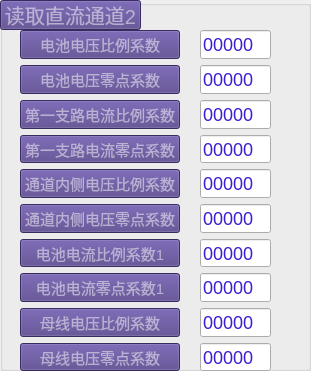
    <widget class="QGroupBox" name="groupBox_12">
     <property name="geometry">
      <rect>
       <x>320</x>
       <y>10</y>
       <width>311</width>
       <height>371</height>
      </rect>
     </property>
     <property name="styleSheet">
      <string notr="true"> color: rgba(255,255,255,0.5);
font-size: 20px;</string>
     </property>
     <property name="title">
      <string/>
     </property>
     <widget class="QPushButton" name="pushButton_96">
      <property name="geometry">
       <rect>
        <x>0</x>
        <y>0</y>
        <width>141</width>
        <height>30</height>
       </rect>
      </property>
      <property name="styleSheet">
       <string notr="true">    background: rgb(79, 60, 133);;
</string>
      </property>
      <property name="text">
       <string>读取直流通道2</string>
      </property>
     </widget>
     <widget class="QWidget" name="layoutWidget_9">
      <property name="geometry">
       <rect>
        <x>20</x>
        <y>30</y>
        <width>160</width>
        <height>341</height>
       </rect>
      </property>
      <layout class="QVBoxLayout" name="verticalLayout_17">
       <item>
        <widget class="QPushButton" name="pushButton_97">
         <property name="styleSheet">
          <string notr="true">    background: rgb(79, 60, 133);;
font-size: 15px;</string>
         </property>
         <property name="text">
          <string>电池电压比例系数</string>
         </property>
        </widget>
       </item>
       <item>
        <widget class="QPushButton" name="pushButton_98">
         <property name="styleSheet">
          <string notr="true">    background: rgb(79, 60, 133);;
font-size: 15px;</string>
         </property>
         <property name="text">
          <string>电池电压零点系数</string>
         </property>
        </widget>
       </item>
       <item>
        <widget class="QPushButton" name="pushButton_99">
         <property name="styleSheet">
          <string notr="true">    background: rgb(79, 60, 133);;
font-size: 15px;x;</string>
         </property>
         <property name="text">
          <string>第一支路电流比例系数</string>
         </property>
        </widget>
       </item>
       <item>
        <widget class="QPushButton" name="pushButton_100">
         <property name="styleSheet">
          <string notr="true">    background: rgb(79, 60, 133);;
font-size: 15px;</string>
         </property>
         <property name="text">
          <string>第一支路电流零点系数</string>
         </property>
        </widget>
       </item>
       <item>
        <widget class="QPushButton" name="pushButton_101">
         <property name="styleSheet">
          <string notr="true">    background: rgb(79, 60, 133);;
font-size: 15px;</string>
         </property>
         <property name="text">
          <string>通道内侧电压比例系数</string>
         </property>
        </widget>
       </item>
       <item>
        <widget class="QPushButton" name="pushButton_102">
         <property name="styleSheet">
          <string notr="true">    background: rgb(79, 60, 133);;
font-size: 15px;</string>
         </property>
         <property name="text">
          <string>通道内侧电压零点系数</string>
         </property>
        </widget>
       </item>
       <item>
        <widget class="QPushButton" name="pushButton_103">
         <property name="styleSheet">
          <string notr="true">    background: rgb(79, 60, 133);;
font-size: 15px;x;</string>
         </property>
         <property name="text">
          <string>电池电流比例系数1</string>
         </property>
        </widget>
       </item>
       <item>
        <widget class="QPushButton" name="pushButton_104">
         <property name="styleSheet">
          <string notr="true">    background: rgb(79, 60, 133);;
font-size: 15px;</string>
         </property>
         <property name="text">
          <string>电池电流零点系数1</string>
         </property>
        </widget>
       </item>
       <item>
        <widget class="QPushButton" name="pushButton_105">
         <property name="styleSheet">
          <string notr="true">    background: rgb(79, 60, 133);;
font-size: 15px;</string>
         </property>
         <property name="text">
          <string>母线电压比例系数</string>
         </property>
        </widget>
       </item>
       <item>
        <widget class="QPushButton" name="pushButton_106">
         <property name="styleSheet">
          <string notr="true">    background: rgb(79, 60, 133);;
font-size: 15px;x;</string>
         </property>
         <property name="text">
          <string>母线电压零点系数</string>
         </property>
        </widget>
       </item>
      </layout>
     </widget>
     <widget class="QWidget" name="layoutWidget_10">
      <property name="geometry">
       <rect>
        <x>200</x>
        <y>30</y>
        <width>71</width>
        <height>341</height>
       </rect>
      </property>
      <layout class="QVBoxLayout" name="verticalLayout_18">
       <item>
        <widget class="QLineEdit" name="lineEdit_82">
         <property name="styleSheet">
          <string notr="true">
color: rgb(59, 31, 212);
font-size: 18px;</string>
         </property>
         <property name="text">
          <string>00000</string>
         </property>
        </widget>
       </item>
       <item>
        <widget class="QLineEdit" name="lineEdit_83">
         <property name="styleSheet">
          <string notr="true">
color: rgb(59, 31, 212);
font-size: 18px;</string>
         </property>
         <property name="text">
          <string>00000</string>
         </property>
        </widget>
       </item>
       <item>
        <widget class="QLineEdit" name="lineEdit_84">
         <property name="styleSheet">
          <string notr="true">
color: rgb(59, 31, 212);
font-size: 18px;</string>
         </property>
         <property name="text">
          <string>00000</string>
         </property>
        </widget>
       </item>
       <item>
        <widget class="QLineEdit" name="lineEdit_85">
         <property name="styleSheet">
          <string notr="true">
color: rgb(59, 31, 212);
font-size: 18px;</string>
         </property>
         <property name="text">
          <string>00000</string>
         </property>
        </widget>
       </item>
       <item>
        <widget class="QLineEdit" name="lineEdit_86">
         <property name="styleSheet">
          <string notr="true">
color: rgb(59, 31, 212);
font-size: 18px;</string>
         </property>
         <property name="text">
          <string>00000</string>
         </property>
        </widget>
       </item>
       <item>
        <widget class="QLineEdit" name="lineEdit_87">
         <property name="styleSheet">
          <string notr="true">
color: rgb(59, 31, 212);
font-size: 18px;</string>
         </property>
         <property name="text">
          <string>00000</string>
         </property>
        </widget>
       </item>
       <item>
        <widget class="QLineEdit" name="lineEdit_88">
         <property name="styleSheet">
          <string notr="true">
color: rgb(59, 31, 212);
font-size: 18px;</string>
         </property>
         <property name="text">
          <string>00000</string>
         </property>
        </widget>
       </item>
       <item>
        <widget class="QLineEdit" name="lineEdit_89">
         <property name="styleSheet">
          <string notr="true">
color: rgb(59, 31, 212);
font-size: 18px;</string>
         </property>
         <property name="text">
          <string>00000</string>
         </property>
        </widget>
       </item>
       <item>
        <widget class="QLineEdit" name="lineEdit_90">
         <property name="styleSheet">
          <string notr="true">
color: rgb(59, 31, 212);
font-size: 18px;</string>
         </property>
         <property name="text">
          <string>00000</string>
         </property>
        </widget>
       </item>
       <item>
        <widget class="QLineEdit" name="lineEdit_91">
         <property name="styleSheet">
          <string notr="true">
color: rgb(59, 31, 212);
font-size: 18px;</string>
         </property>
         <property name="text">
          <string>00000</string>
         </property>
        </widget>
       </item>
      </layout>
     </widget>
     <widget class="QGroupBox" name="groupBox_13">
      <property name="geometry">
       <rect>
        <x>310</x>
        <y>160</y>
        <width>311</width>
        <height>371</height>
       </rect>
      </property>
      <property name="styleSheet">
       <string notr="true"> color: rgba(255,255,255,0.5);
font-size: 20px;</string>
      </property>
      <property name="title">
       <string>直流通道1</string>
      </property>
      <widget class="QPushButton" name="pushButton_107">
       <property name="geometry">
        <rect>
         <x>170</x>
         <y>0</y>
         <width>141</width>
         <height>30</height>
        </rect>
       </property>
       <property name="styleSheet">
        <string notr="true">border-image: url(:/images/inputbg.png);</string>
       </property>
       <property name="text">
        <string>读取直流通道1</string>
       </property>
      </widget>
      <widget class="QWidget" name="layoutWidget_11">
       <property name="geometry">
        <rect>
         <x>20</x>
         <y>30</y>
         <width>156</width>
         <height>341</height>
        </rect>
       </property>
       <layout class="QVBoxLayout" name="verticalLayout_19">
        <item>
         <widget class="QPushButton" name="pushButton_108">
          <property name="styleSheet">
           <string notr="true">border-image: url(:/images/inputbg.png);
font-size: 15px;</string>
          </property>
          <property name="text">
           <string>电池电压比例系数</string>
          </property>
         </widget>
        </item>
        <item>
         <widget class="QPushButton" name="pushButton_109">
          <property name="styleSheet">
           <string notr="true">border-image: url(:/images/inputbg.png);
font-size: 15px;</string>
          </property>
          <property name="text">
           <string>电池电压零点系数</string>
          </property>
         </widget>
        </item>
        <item>
         <widget class="QPushButton" name="pushButton_110">
          <property name="styleSheet">
           <string notr="true">border-image: url(:/images/inputbg.png);
font-size: 15px;</string>
          </property>
          <property name="text">
           <string>第一支路电流比例系数</string>
          </property>
         </widget>
        </item>
        <item>
         <widget class="QPushButton" name="pushButton_111">
          <property name="styleSheet">
           <string notr="true">border-image: url(:/images/inputbg.png);
font-size: 15px;</string>
          </property>
          <property name="text">
           <string>第一支路电流零点系数</string>
          </property>
         </widget>
        </item>
        <item>
         <widget class="QPushButton" name="pushButton_112">
          <property name="styleSheet">
           <string notr="true">border-image: url(:/images/inputbg.png);
font-size: 15px;</string>
          </property>
          <property name="text">
           <string>第二支路电流比例系数</string>
          </property>
         </widget>
        </item>
        <item>
         <widget class="QPushButton" name="pushButton_113">
          <property name="styleSheet">
           <string notr="true">border-image: url(:/images/inputbg.png);
font-size: 15px;</string>
          </property>
          <property name="text">
           <string>第二支路电流零点系数:</string>
          </property>
         </widget>
        </item>
        <item>
         <widget class="QPushButton" name="pushButton_114">
          <property name="styleSheet">
           <string notr="true">border-image: url(:/images/inputbg.png);
font-size: 15px;</string>
          </property>
          <property name="text">
           <string>电池电流比例系数1</string>
          </property>
         </widget>
        </item>
        <item>
         <widget class="QPushButton" name="pushButton_115">
          <property name="styleSheet">
           <string notr="true">border-image: url(:/images/inputbg.png);
font-size: 15px;</string>
          </property>
          <property name="text">
           <string>电池电流零点系数1</string>
          </property>
         </widget>
        </item>
        <item>
         <widget class="QPushButton" name="pushButton_116">
          <property name="styleSheet">
           <string notr="true">border-image: url(:/images/inputbg.png);
font-size: 15px;</string>
          </property>
          <property name="text">
           <string>电池电流比例系数2</string>
          </property>
         </widget>
        </item>
        <item>
         <widget class="QPushButton" name="pushButton_117">
          <property name="styleSheet">
           <string notr="true">border-image: url(:/images/inputbg.png);
font-size: 15px;</string>
          </property>
          <property name="text">
           <string>电池电流比例系数2</string>
          </property>
         </widget>
        </item>
       </layout>
      </widget>
      <widget class="QWidget" name="layoutWidget_12">
       <property name="geometry">
        <rect>
         <x>200</x>
         <y>30</y>
         <width>71</width>
         <height>341</height>
        </rect>
       </property>
       <layout class="QVBoxLayout" name="verticalLayout_20">
        <item>
         <widget class="QLineEdit" name="lineEdit_92">
          <property name="styleSheet">
           <string notr="true">border-image: url(:/images/inputbg.png);
font-size: 18px;</string>
          </property>
          <property name="text">
           <string>00000</string>
          </property>
         </widget>
        </item>
        <item>
         <widget class="QLineEdit" name="lineEdit_93">
          <property name="styleSheet">
           <string notr="true">border-image: url(:/images/inputbg.png);
font-size: 18px;</string>
          </property>
          <property name="text">
           <string>00000</string>
          </property>
         </widget>
        </item>
        <item>
         <widget class="QLineEdit" name="lineEdit_94">
          <property name="styleSheet">
           <string notr="true">border-image: url(:/images/inputbg.png);
font-size: 18px;</string>
          </property>
          <property name="text">
           <string>00000</string>
          </property>
         </widget>
        </item>
        <item>
         <widget class="QLineEdit" name="lineEdit_95">
          <property name="styleSheet">
           <string notr="true">border-image: url(:/images/inputbg.png);
font-size: 18px;</string>
          </property>
          <property name="text">
           <string>00000</string>
          </property>
         </widget>
        </item>
        <item>
         <widget class="QLineEdit" name="lineEdit_96">
          <property name="styleSheet">
           <string notr="true">border-image: url(:/images/inputbg.png);
font-size: 18px;</string>
          </property>
          <property name="text">
           <string>00000</string>
          </property>
         </widget>
        </item>
        <item>
         <widget class="QLineEdit" name="lineEdit_97">
          <property name="styleSheet">
           <string notr="true">border-image: url(:/images/inputbg.png);
font-size: 18px;</string>
          </property>
          <property name="text">
           <string>00000</string>
          </property>
         </widget>
        </item>
        <item>
         <widget class="QLineEdit" name="lineEdit_98">
          <property name="styleSheet">
           <string notr="true">border-image: url(:/images/inputbg.png);
font-size: 18px;</string>
          </property>
          <property name="text">
           <string>00000</string>
          </property>
         </widget>
        </item>
        <item>
         <widget class="QLineEdit" name="lineEdit_99">
          <property name="styleSheet">
           <string notr="true">border-image: url(:/images/inputbg.png);
font-size: 18px;</string>
          </property>
          <property name="text">
           <string>00000</string>
          </property>
         </widget>
        </item>
        <item>
         <widget class="QLineEdit" name="lineEdit_100">
          <property name="styleSheet">
           <string notr="true">border-image: url(:/images/inputbg.png);
font-size: 18px;</string>
          </property>
          <property name="text">
           <string>00000</string>
          </property>
         </widget>
        </item>
        <item>
         <widget class="QLineEdit" name="lineEdit_101">
          <property name="styleSheet">
           <string notr="true">border-image: url(:/images/inputbg.png);
font-size: 18px;</string>
          </property>
          <property name="text">
           <string>00000</string>
          </property>
         </widget>
        </item>
       </layout>
      </widget>
     </widget>
    </widget>
